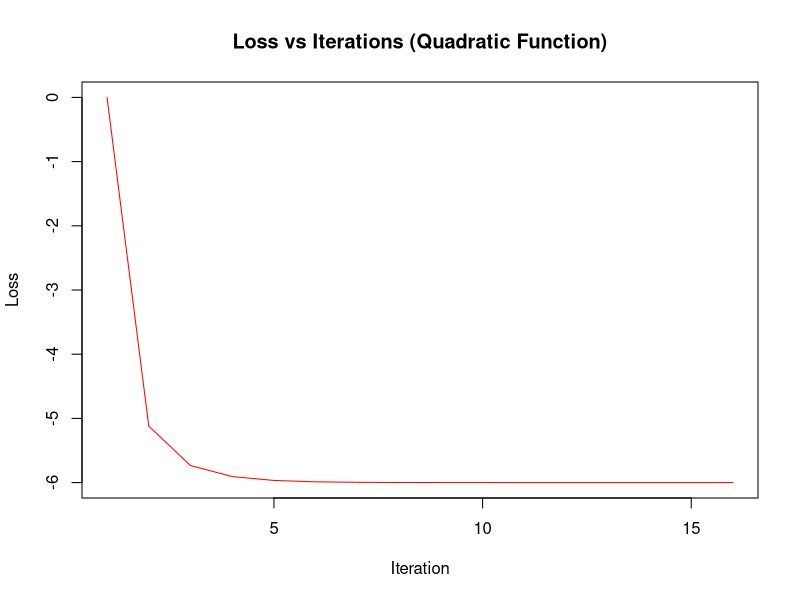

Write R code to recreate this figure.

quad_loss <- function(x){
  loss <- 2*(x[1])^2 + 4*(x[2])^2 - 4*(x[1]) - 8*(x[2])
  return (loss)
}
quad_grad <- function(x){
  grad <- c((4*x[1] -4), (8*x[2] - 8))
  return (as.vector(grad))
}

gradient_descent <- function(beta_0, step_size, threshold, max_iter = 10000) {
  converged <- FALSE
  iterations <- 0
  beta <- beta_0
  loss_old <- quad_loss(beta)
  loss_history <- c(loss_old)  # Initialize with first loss
  
  while (!converged && iterations < max_iter) {
    gradient <- quad_grad(beta)
    beta_new <- beta - step_size * gradient
    loss_new <- quad_loss(beta_new)
    
    loss_history <- c(loss_history, loss_new)
    
    if (abs(loss_new - loss_old) < threshold) {
      converged <- TRUE
    }
    
    beta <- beta_new
    loss_old <- loss_new
    iterations <- iterations + 1
  }
  
  return(list(beta = beta, iterations = iterations, loss_history = loss_history))
}

result <- gradient_descent(c(0, 0), 0.1, 1e-6)

plot(result$loss_history, type = "l", col = "red",
     xlab = "Iteration", ylab = "Loss",
     main = "Loss vs Iterations (Quadratic Function)")
